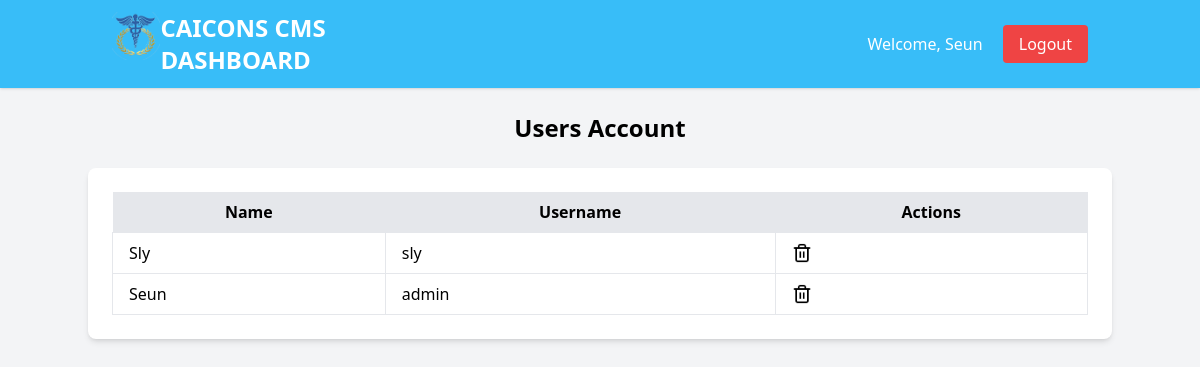
/mgt/admin/v_user.php (signed in), run on an earlier commit of the app's database.
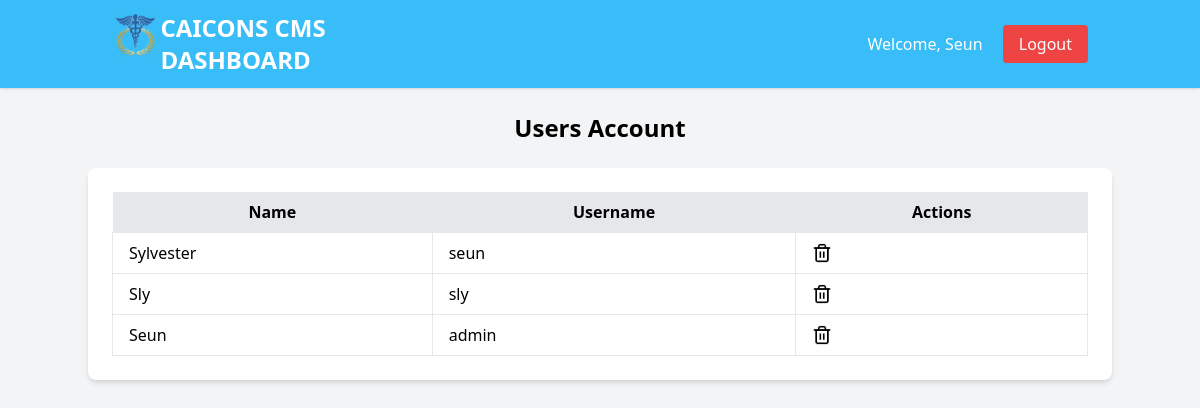
And on a later commit of the database.
### tables this page shows
CREATE TABLE `users` (
  `id` int(11) NOT NULL,
  `u_name` varchar(50) NOT NULL,
  `username` varchar(50) NOT NULL,
  `password` varchar(255) NOT NULL,
  `department` varchar(50) NOT NULL,
  `created_at` timestamp NOT NULL DEFAULT current_timestamp()
);

### mgt/admin/v_user.php (the view, shortened to what this page needs)
<?php
require '../../conx.php';
?>
<!DOCTYPE html>
<html lang="en">
<head>
    <link href="https://cdn.jsdelivr.net/npm/tailwindcss@2.2.19/dist/tailwind.min.css" rel="stylesheet">
    <script src="https://cdn.tailwindcss.com"></script>
    <script src="https://cdn.jsdelivr.net/npm/tailwindcss-jit-cdn@tailwindcss/latest/dist/tailwind.min.js"></script>
    <link rel="stylesheet" href="https://cdnjs.cloudflare.com/ajax/libs/font-awesome/6.6.0/css/all.min.css" />
</head>
<body class="bg-gray-100">
    <div class="min-h-screen flex flex-col">
        <?php
            include("header.php");
        ?>
        <div class="flex-grow container mx-auto py-6">
            <h2 class="text-2xl font-semibold mb-6 text-center">Users Account</h2>
            <div class="bg-white rounded-lg shadow-md p-6">
                <table class="min-w-full table-auto">
                    <thead>
                        <tr class="bg-gray-200">
                            <th class="px-4 py-2">Name</th>
                            <th class="px-4 py-2">Username</th>
                            <th class="px-4 py-2">Actions</th>
                        </tr>
                    </thead>
                    <tbody>
                        <?php
                            $query = "SELECT * FROM users ORDER BY id DESC";
                            $result = mysqli_query($conn, $query);
                            if (mysqli_num_rows($result) > 0) {
                            while ($row = mysqli_fetch_assoc($result)) {
                        ?>
                        <tr>
                            <td class="border px-4 py-2"><?php echo $row['u_name'] ?></td>
                            <td class="border px-4 py-2">
                            <?php echo $row['username'] ?>
                            </td>
                            <td class="border px-4 py-2">
                                <a href="delete_user.php?id=<?php echo $row['id'] ?>" class="text-red-600 hover:text-red-800">
                                    <img src="../../assets/images/delete.png" alt="Logo" width="20" height="20">
                                </a>
                            </td>
                        </tr>
                    </tbody>
                    <?php } }?>
                </table>
            </div>
        </div>
    </div>
</body>
</html>

What changed in the data, as far as the page shows it:
added users: u_name "Sylvester", username "seun"
